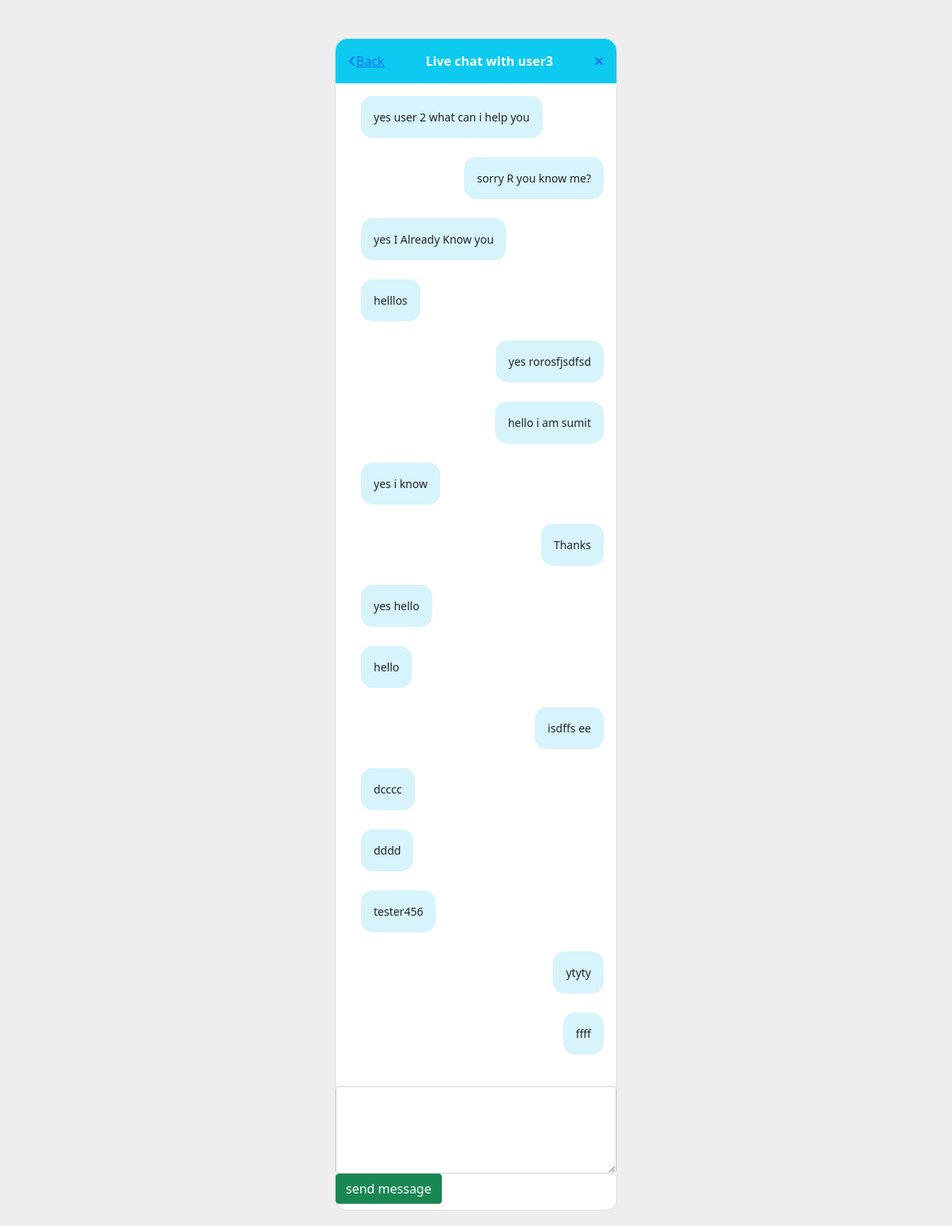
Page /chatpage.php?r_id=7&s_id=2&p_id=38 (signed in) on the committed database.
### tables this page shows
CREATE TABLE `users` (
  `user_id` int(11) NOT NULL,
  `name` varchar(128) NOT NULL,
  `user_name` varchar(128) NOT NULL,
  `email` varchar(128) NOT NULL,
  `password` varchar(128) NOT NULL,
  `profile_img` varchar(128) NOT NULL,
  `user_role` varchar(156) NOT NULL,
  `last_seen` datetime NOT NULL
);

CREATE TABLE `chat_conversion` (
  `chatid` int(11) NOT NULL,
  `pid` int(11) NOT NULL,
  `sender_id` int(11) NOT NULL,
  `reciver_id` int(11) NOT NULL,
  `message` varchar(255) NOT NULL,
  `time` datetime DEFAULT NULL
);

### chatpage.php (the view, shortened to what this page needs)
<?php
    include("app/db.php");
    if(isset($_GET['r_id'])){
        $currentUser=$_GET['s_id'];
        $pid=$_GET['p_id'];
        $r_id=$_GET['r_id'];
        $reciverChat="Select * from chat_conversion where (sender_id='$currentUser' and reciver_id='$r_id') OR (sender_id='$r_id' and reciver_id='$currentUser')";
        $reciverquery=mysqli_query($con,$reciverChat);
        $user_query="select * from users where user_id='$r_id'";
        $userrun=mysqli_query($con,$user_query);
        $user_info= mysqli_fetch_array($userrun);
}
?>
<head>
    <link href="//maxcdn.bootstrapcdn.com/bootstrap/4.1.1/css/bootstrap.min.css" rel="stylesheet" id="bootstrap-css">
    <link rel="stylesheet" type="text/css" href="css/style.css">
    <link rel="stylesheet" type="text/css" href="css/bootstrap5.css">
    <link rel="stylesheet" href="https://cdnjs.cloudflare.com/ajax/libs/font-awesome/6.4.0/css/all.min.css" />
</head>
<section style="background-color: #eee;">
  <div class="container py-5">
    <div class="row d-flex justify-content-center">
      <div class="col-md-8 col-lg-6 col-xl-4">
        <div class="card" id="chat1" style="border-radius: 15px;">
            <div class="card-header d-flex justify-content-between align-items-center p-3 bg-info text-white border-bottom-0"
            style="border-top-left-radius: 15px; border-top-right-radius: 15px;">
                <a href="single.php?<?php echo'pid='.$pid;?>"><i class="fas fa-angle-left"></i>Back</a>
                <p class="mb-0 fw-bold">Live chat with <?php echo $user_info['name']?></p>
                <a href="single.php?<?php echo'pid='.$pid;?>"><i class="fas fa-times"></i></a>
            </div>
            <div class="card-body">
                <div class="chathtml">
            <?php
            while($row= mysqli_fetch_array($reciverquery)){
                    $align='';
                    if($currentUser==$row['sender_id']){
                        $align='end';
                    }
                    else{
                        $align='start';
                    }
                  ?>
                <div class="d-flex flex-row justify-content-<?php echo $align ;?> mb-4">
                    <div class=" sender-data p-3 ms-3" style="border-radius: 15px; background-color: rgba(57, 192, 237,.2);">
                        <p class=" chatmessage small mb-0"><?php echo $row['message']?></p>
                    </div>
                </div>
            <?php } ?>
        </div>
        </div>
            <div class="form-outline">
              <textarea class="form-control" id="message" rows="4"></textarea>
              <button class=" btn btn-success form-label" current-user="<?php echo $currentUser;?>" reciver-user="<?php echo $r_id; ?>" p-id="<?php echo $pid;?>" id="sendsms" for="textAreaExample">send message</label>
            </div>
          </div>
        </div>
      </div>
    </div>
</section>

### css/style.css (style rules this page uses)
.card { border:none }

### rows in the picture
users: name "user3"
chat_conversion: message "yes user 2 what can i help you"
chat_conversion: message "sorry R you know me?"
chat_conversion: message "yes I Already Know you"
chat_conversion: message "helllos"
chat_conversion: message "yes rorosfjsdfsd"
chat_conversion: message "hello i am sumit"
chat_conversion: message "yes i know"
chat_conversion: message "Thanks"
chat_conversion: message "yes hello"
chat_conversion: message "hello"
chat_conversion: message "isdffs ee"
chat_conversion: message "dcccc"
chat_conversion: message "dddd"
chat_conversion: message "tester456"
chat_conversion: message "ytyty"
chat_conversion: message "ffff"
